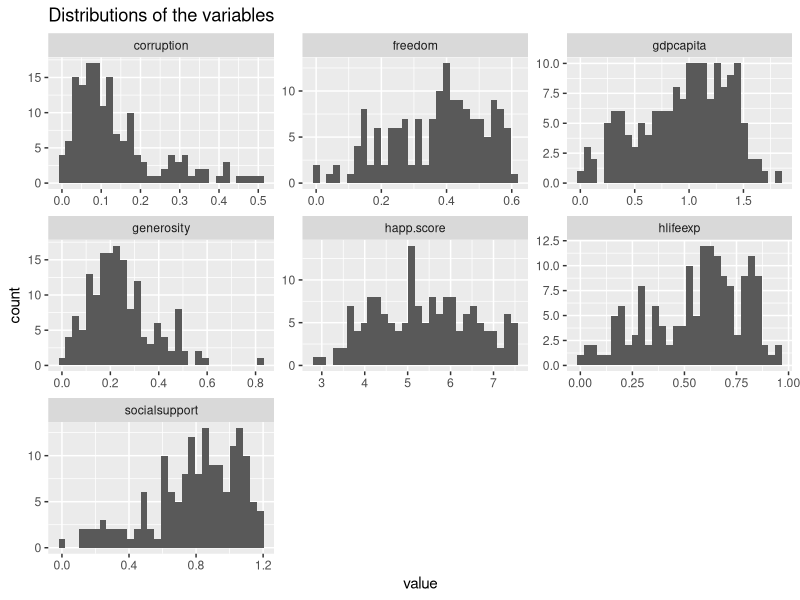
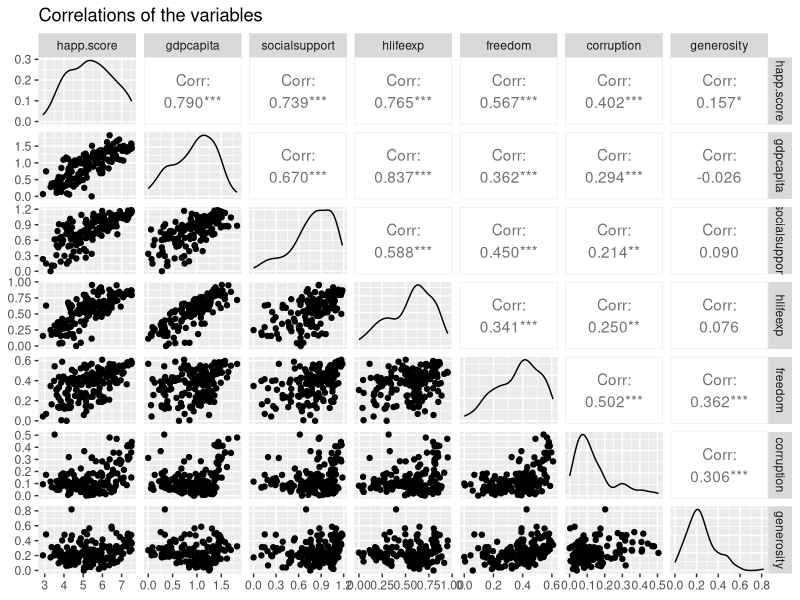
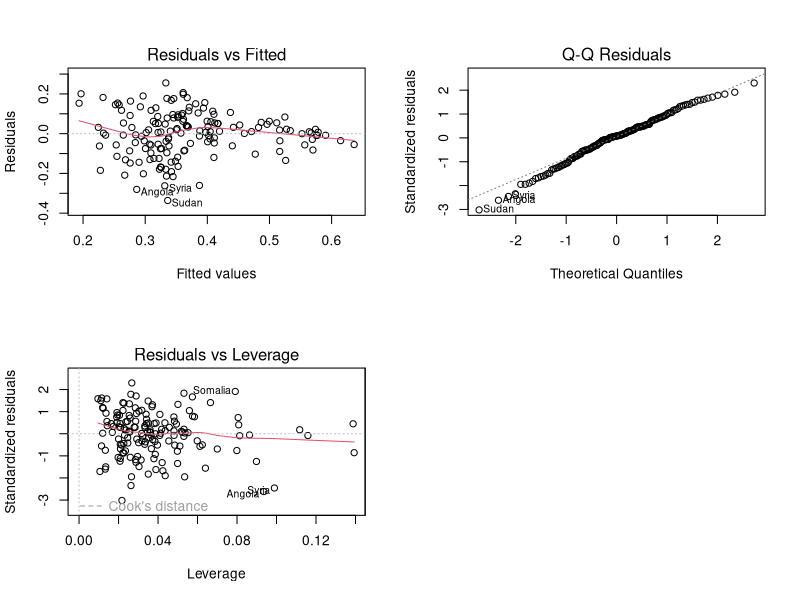
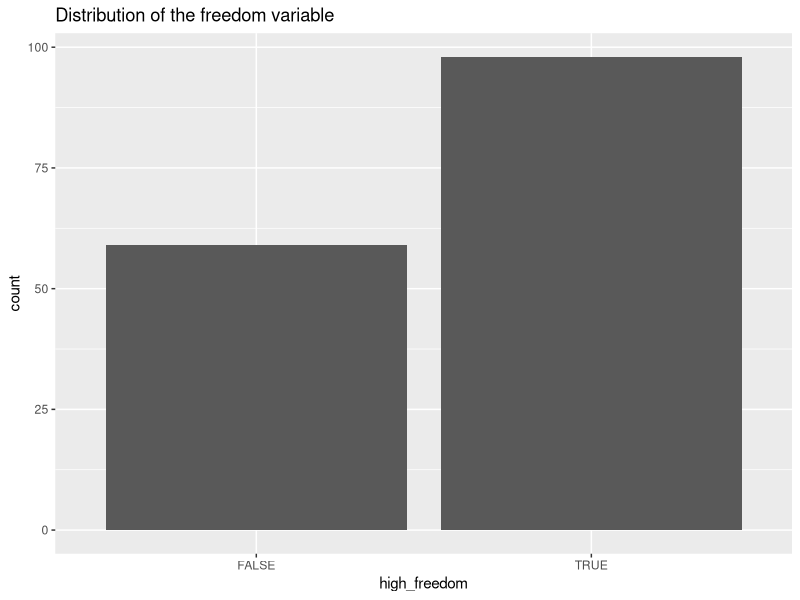
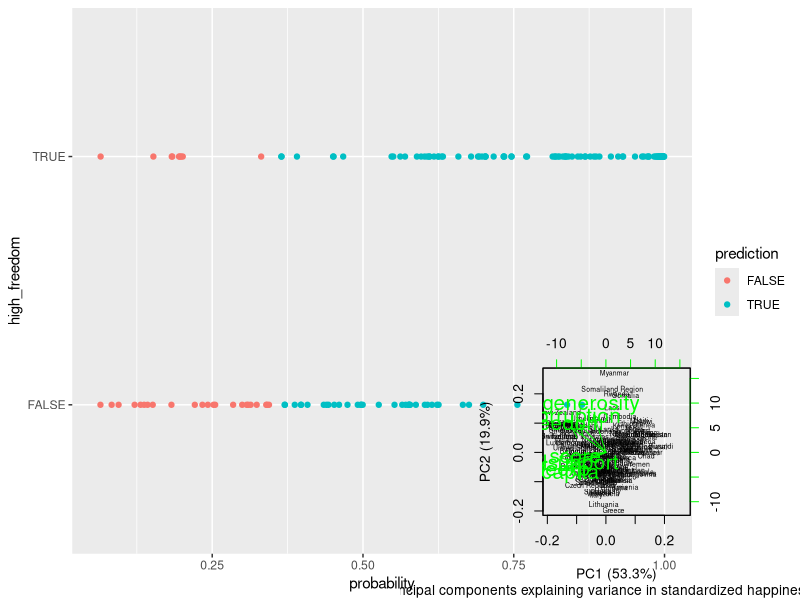

The R source for these figures, in order:
## ---- chunk 1
happiness2 <- read.table("happiness2.csv", sep = ",", header=TRUE)
str(happiness2)
colnames(happiness2)[1] <- "country"
rownames(happiness2) <- happiness2$country
happiness2 <- dplyr::select(happiness2, -country)
## ---- chunk 2
library(ggplot2); library(GGally); library(tidyr); library(dplyr)

gather(happiness2) %>% ggplot(aes(value)) + geom_histogram() + facet_wrap("key", scales = "free") + ggtitle("Distributions of the variables")

summary(happiness2)

p <- ggpairs(happiness2, mapping = aes(), lower = list(combo = wrap("facethist", bins = 20))) + ggtitle("Correlations of the variables")
p
## ---- chunk 3
m <- lm(happ.score ~ gdpcapita + socialsupport + hlifeexp + freedom + corruption + generosity, data = happiness2)
summary(m)
CI <- confint(m) %>% exp
cbind(CI)
## ---- chunk 4
m <- lm(freedom ~ gdpcapita + socialsupport + hlifeexp + corruption + generosity, data = happiness2)
summary(m)
CI <- confint(m) %>% exp
cbind(CI)
## ---- chunk 5
model <- lm(freedom ~ gdpcapita + socialsupport + hlifeexp + corruption + generosity, data = happiness2)
par(mfrow = c(2,2))
plot(model, which = c(1,2,5))
## ---- chunk 6
happiness2_f <- mutate(happiness2, high_freedom = freedom > 0.35)
g2 <- ggplot(data = happiness2_f, aes(x = high_freedom))
g2 + geom_bar() + ggtitle("Distribution of the freedom variable")
## ---- chunk 7
m <- glm(high_freedom ~ gdpcapita + socialsupport + hlifeexp + corruption + generosity, data = happiness2_f, family = "binomial")
summary(m)
OR <- coef(m) %>% exp
CI <- confint(m) %>% exp
cbind(OR, CI)
## ---- chunk 8
m <- glm(high_freedom ~ socialsupport + corruption + generosity, data = happiness2_f, family = "binomial")
probabilities <- predict(m, type = "response")
happiness2_f <- mutate(happiness2_f, probability = probabilities)
happiness2_f <- mutate(happiness2_f, prediction = probability > 0.35)
table(high_freedom = happiness2_f$high_freedom, prediction = happiness2_f$prediction)
g <- ggplot(happiness2_f, aes(x = probability, y = high_freedom, col = prediction))
g + geom_point()
## ---- chunk 9
loss_func <- function(class, prob) { 
  n_wrong <- abs(class - prob) > 0.35 
  mean(n_wrong) }
loss_func(class = happiness2_f$highuse, prob = happiness2_f$probability)
## ---- chunk 10
library(MASS); library(scales)
happiness2_std <- scale(happiness2)
pca_happiness2_std <- prcomp(happiness2_std)
pca_happiness2_std
s_std <- summary(pca_happiness2_std)
s_std
pca_pr_std <- round(100*s_std$importance[2,], digits = 1)
pca_pr_std
pc_lab_std <- paste0(names(pca_pr_std), " (", pca_pr_std,"%)")
biplot(pca_happiness2_std, cex = c(0.5, 1.5), col = c("black", "green"), xlab = pc_lab_std[1], ylab = pc_lab_std[2], sub = "Principal components explaining variance in standardized happiness2 data")
